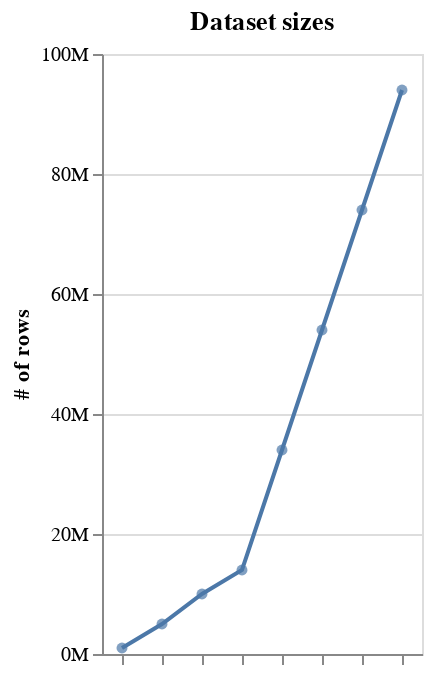

Source (notebook cell):
### Code cell
dataset_size = (
    df["limit"].unique().to_frame().with_columns(index=pl.col("limit").rank())
)

x = alt.Chart(dataset_size).encode(
    x=alt.X("index:O", axis=alt.Axis(labels=False, grid=False, title="")),
    y=alt.Y(
        "limit:Q",
        axis=alt.Axis(tickCount=5, labelExpr='datum.value / 1E6 + "M"'),
        title="# of rows",
    ),
)
c = (x.mark_point(filled=True) + x.mark_line()).properties(title="Dataset sizes")
c.save(IMG_DIR / "dataset_sizes.png", dpi=200)
c

### Figure 1 — Vega-Lite specification as saved in the notebook (floating-point values rounded to 4 significant figures)
{"usermeta": {"embedOptions": {"theme": "carbong10"}}, "config": {"view": {"continuousWidth": 300, "continuousHeight": 300}}, "layer": [{"mark": {"type": "point", "filled": true}, "encoding": {"x": {"axis": {"grid": false, "labels": false, "title": ""}, "field": "index", "type": "ordinal"}, "y": {"axis": {"labelExpr": "datum.value / 1E6 + \"M\"", "tickCount": 5}, "field": "limit", "title": "# of rows", "type": "quantitative"}}}, {"mark": {"type": "line"}, "encoding": {"x": {"axis": {"grid": false, "labels": false, "title": ""}, "field": "index", "type": "ordinal"}, "y": {"axis": {"labelExpr": "datum.value / 1E6 + \"M\"", "tickCount": 5}, "field": "limit", "title": "# of rows", "type": "quantitative"}}}], "data": {"name": "data-be1312d1ab89a5636c1d1d11c2b0f629"}, "title": "Dataset sizes", "$schema": "https://vega.github.io/schema/vega-lite/v5.20.1.json", "datasets": {"data-be1312d1ab89a5636c1d1d11c2b0f629": [{"limit": 1000000, "index": 1.0}, {"limit": 5000000, "index": 2.0}, {"limit": 10000000, "index": 3.0}, {"limit": 14000000, "index": 4.0}, {"limit": 34000000, "index": 5.0}, {"limit": 54000000, "index": 6.0}, {"limit": 74000000, "index": 7.0}, {"limit": 94000000, "index": 8.0}]}}
